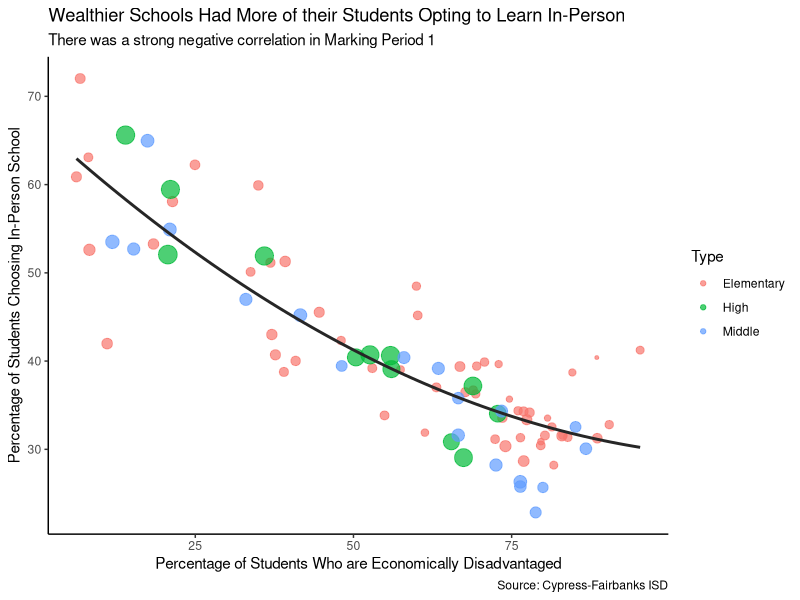
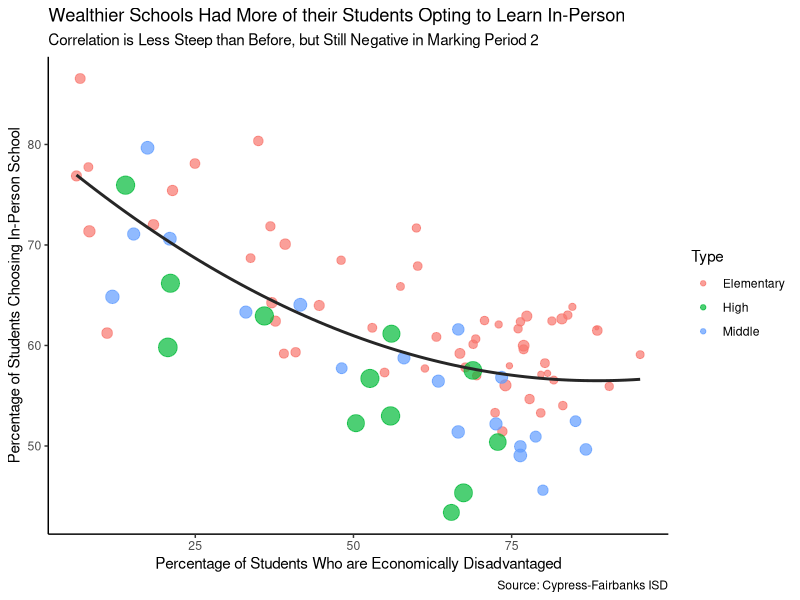
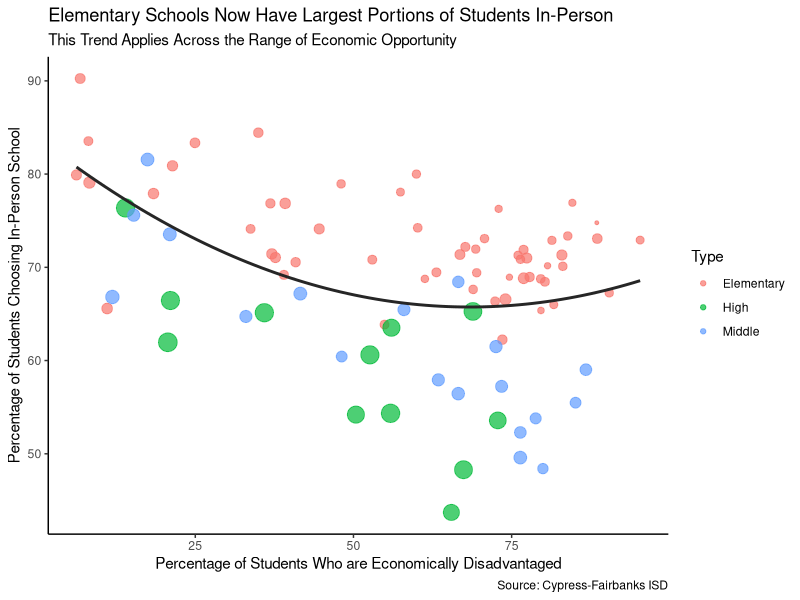
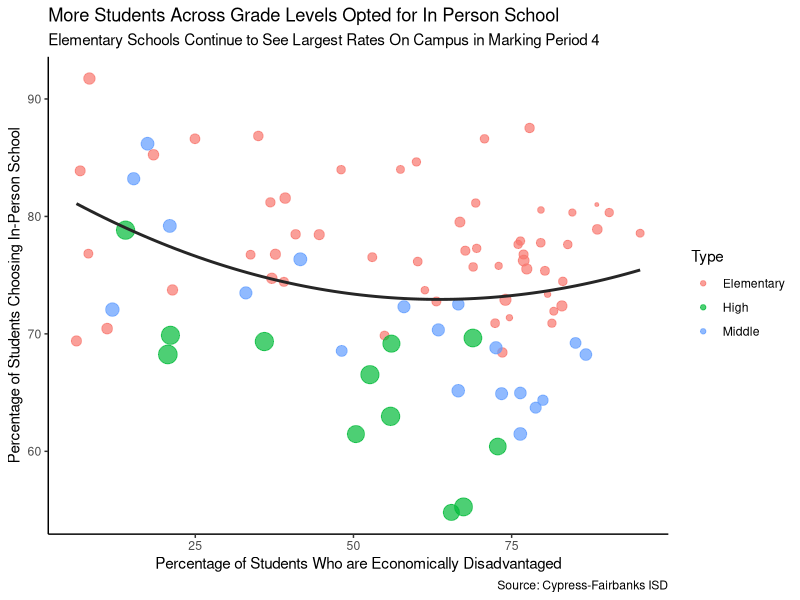
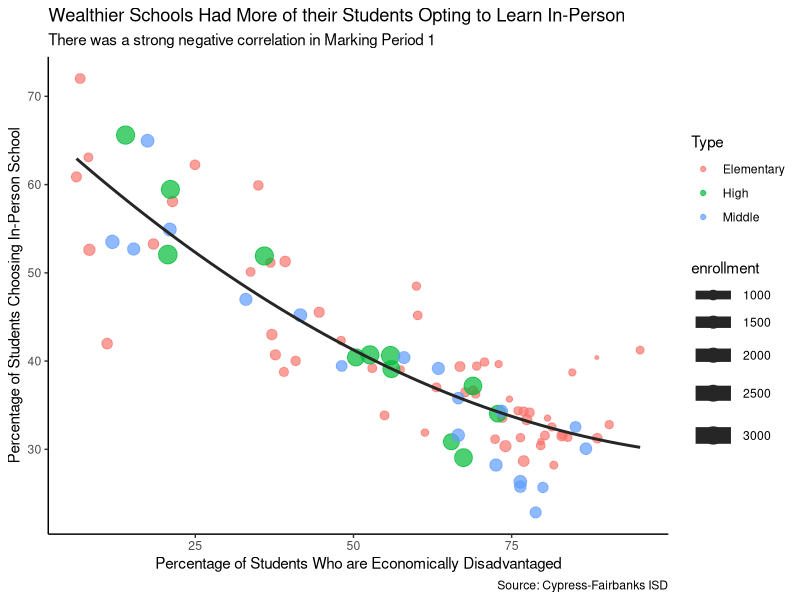
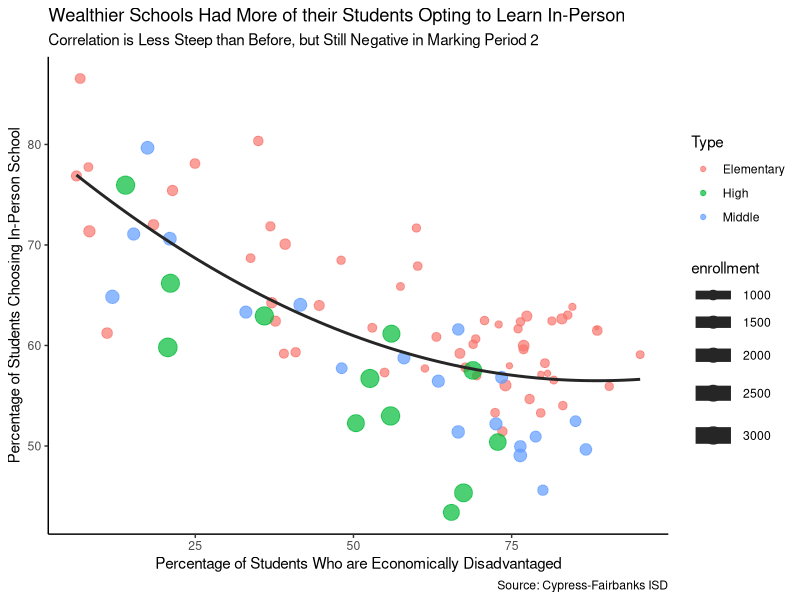
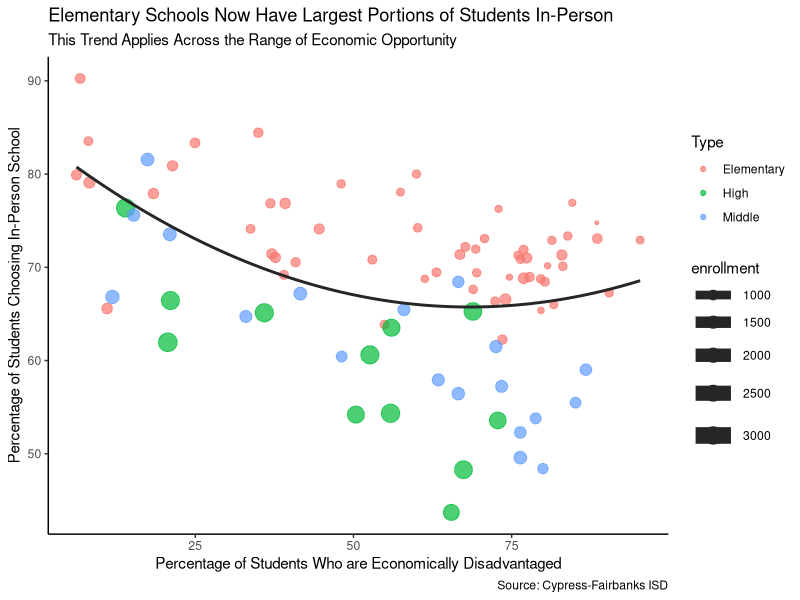
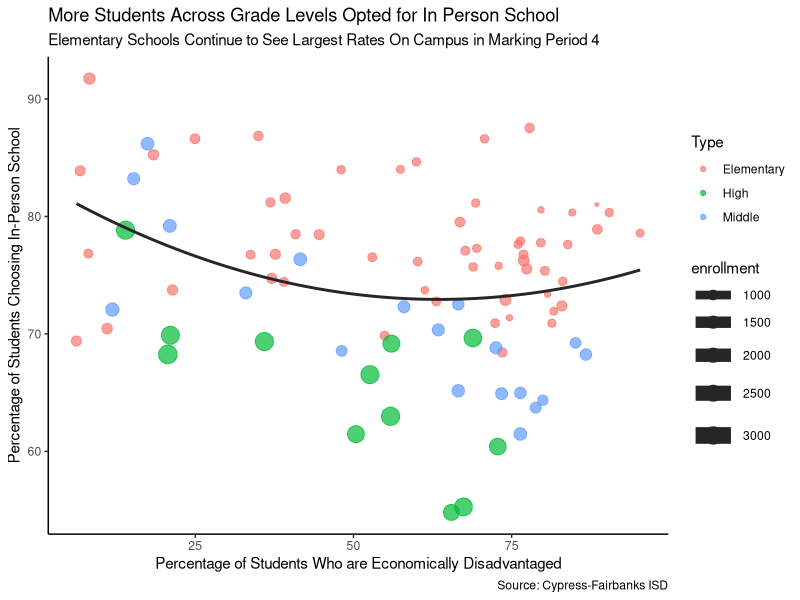

These charts were generated, in order, by the following R code:
## ---- chunk 1
knitr::opts_chunk$set(echo = FALSE)

library(tidyverse)
library(readxl)
## ---- chunk 2
data <- read_excel("CFISD_Covid_App/raw_data/CFISD_Return_to_School_Data.xlsx",
                   sheet = "Sheet2")

data %>%
    rename(`First Marking Period` = mp1_perc_oncampus,
           `Second Marking Period` = mp2_perc_oncampus,
           `Third Marking Period` = mp3_perc_oncampus,
           `Fourth Marking Period` = mp4_perc_oncampus)
## ---- chunk 3
plot1 <- data %>%
  rename(Type = type) %>%
  ggplot(aes(x = perc_econ_dis,
             y = mp1_perc_oncampus,
             size = enrollment,
             color = Type)) +
  geom_point(alpha = .7) +
  geom_smooth(method = "lm", formula = y ~ poly(x, 2), color = "grey15", se = FALSE) +
  labs(title = "Wealthier Schools Had More of their Students Opting to Learn In-Person",
       subtitle = "There was a strong negative correlation in Marking Period 1",
       x = "Percentage of Students Who are Economically Disadvantaged",
       y = "Percentage of Students Choosing In-Person School",
       caption = "Source: Cypress-Fairbanks ISD") +
  theme_classic() 

mp1_plot <- plot1 + scale_size(guide = 'none')
## ---- chunk 4
plot2 <- data %>%
  rename(Type = type) %>%
  ggplot(aes(x = perc_econ_dis,
             y = mp2_perc_oncampus,
             size = enrollment,
             color = Type)) +
  geom_point(alpha = .7) +
  geom_smooth(method = "lm", formula = y ~ poly(x, 2), color = "grey15", se = FALSE) +
  labs(title = "Wealthier Schools Had More of their Students Opting to Learn In-Person",
       subtitle = "Correlation is Less Steep than Before, but Still Negative in Marking Period 2",
       x = "Percentage of Students Who are Economically Disadvantaged",
       y = "Percentage of Students Choosing In-Person School",
       caption = "Source: Cypress-Fairbanks ISD") +
  theme(legend.position = "none") +
  theme_classic() 

mp2_plot <- plot2 + scale_size(guide = 'none')
## ---- chunk 5
plot3 <- data %>%
  rename(Type = type) %>%
  ggplot(aes(x = perc_econ_dis,
             y = mp3_perc_oncampus,
             size = enrollment,
             color = Type)) +
  geom_point(alpha = .7) +
  geom_smooth(method = "lm", formula = y ~ poly(x, 2), color = "grey15", se = FALSE) +
  labs(title = "Elementary Schools Now Have Largest Portions of Students In-Person",
       subtitle = "This Trend Applies Across the Range of Economic Opportunity",
       x = "Percentage of Students Who are Economically Disadvantaged",
       y = "Percentage of Students Choosing In-Person School",
       caption = "Source: Cypress-Fairbanks ISD") +
  theme_classic() 

mp3_plot <- plot3 + scale_size(guide = 'none')
## ---- chunk 6
plot4 <- data %>%
  rename(Type = type) %>%
  ggplot(aes(x = perc_econ_dis,
             y = mp4_perc_oncampus,
             size = enrollment,
             color = Type)) +
  geom_point(alpha = .7) +
  geom_smooth(method = "lm", formula = y ~ poly(x, 2), color = "grey15", se = FALSE) +
  labs(title = "More Students Across Grade Levels Opted for In Person School",
       subtitle = "Elementary Schools Continue to See Largest Rates On Campus in Marking Period 4",
       x = "Percentage of Students Who are Economically Disadvantaged",
       y = "Percentage of Students Choosing In-Person School",
       caption = "Source: Cypress-Fairbanks ISD") +
  theme_classic() 

mp4_plot <- plot4 + scale_size(guide = 'none')
## ---- chunk 7
data %>%
  filter(school == "Bridgeland") 
